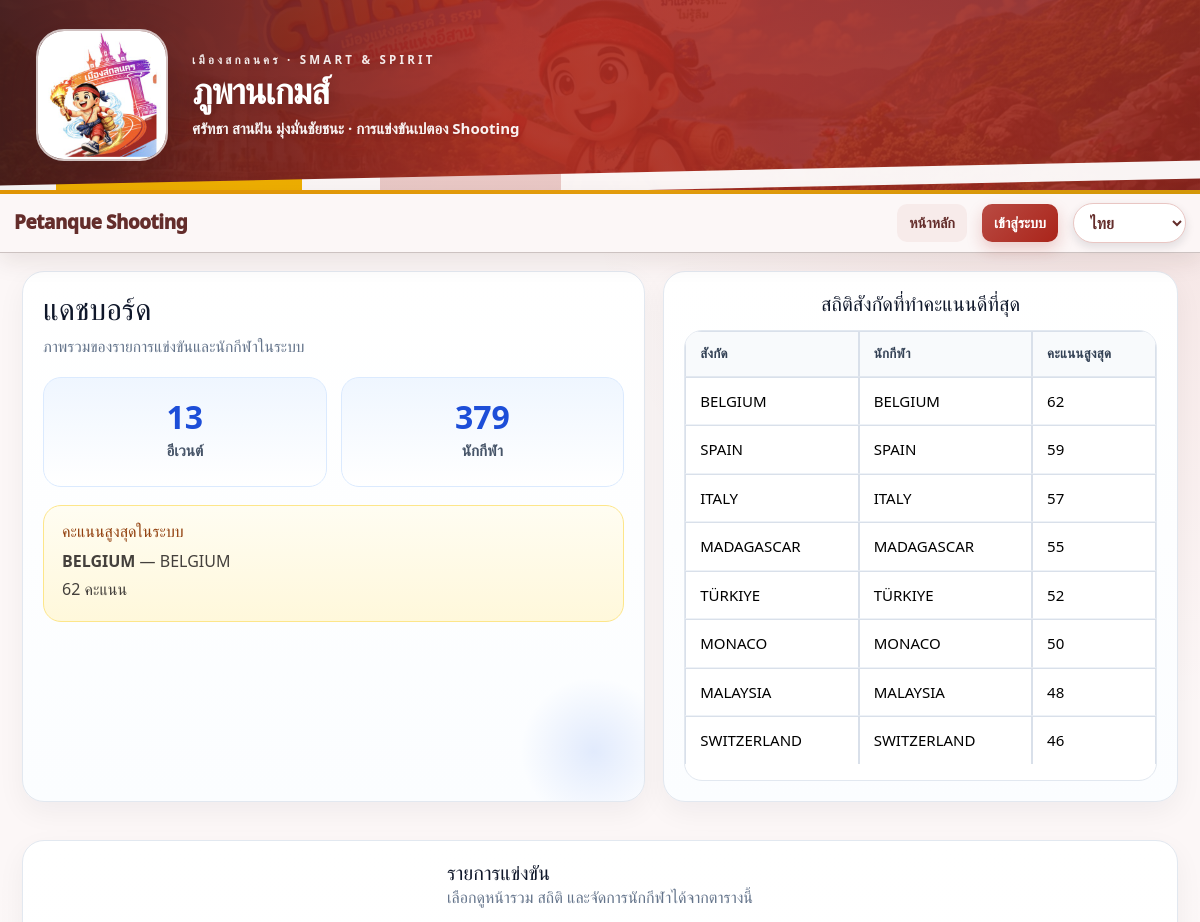
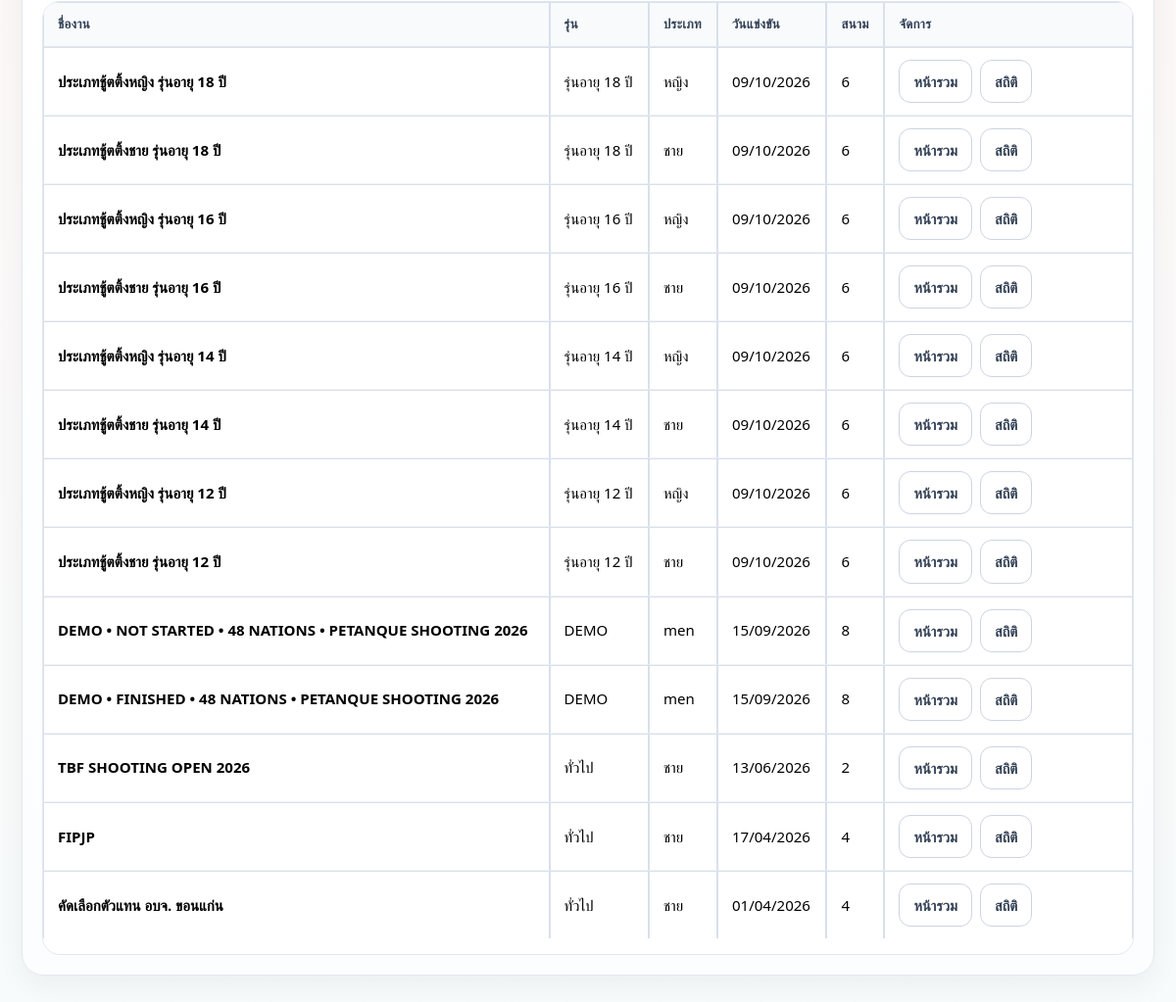
The page / on the database its author committed (2 pictures, top to bottom).
### app.py (models this page shows)
class SiteTheme(db.Model):
    id = db.Column(db.Integer, primary_key=True)
    name = db.Column(db.String(120), nullable=False)
    short_name = db.Column(db.String(60), nullable=False, default="")
    eyebrow = db.Column(db.String(160), nullable=False, default="")
    title = db.Column(db.String(160), nullable=False, default="Petanque Shooting")
    subtitle = db.Column(db.String(255), nullable=False, default="")
    export_kicker = db.Column(db.String(160), nullable=False, default="Official Shooting Results")
    export_title = db.Column(db.String(255), nullable=False, default="")
    export_subtitle = db.Column(db.String(255), nullable=False, default="")
    footer_tagline = db.Column(db.String(255), nullable=False, default="")
    footer_event = db.Column(db.String(255), nullable=False, default="")
    show_hero = db.Column(db.Boolean, nullable=False, default=True)
    color_primary = db.Column(db.String(7), nullable=False, default="#ef4b12")
    color_primary_dark = db.Column(db.String(7), nullable=False, default="#c9360b")
    color_soft = db.Column(db.String(7), nullable=False, default="#fff1e8")
    color_cream = db.Column(db.String(7), nullable=False, default="#fffaf4")
    color_accent = db.Column(db.String(7), nullable=False, default="#37b8b1")
    color_ink = db.Column(db.String(7), nullable=False, default="#172033")
    color_line = db.Column(db.String(7), nullable=False, default="#f3d2bf")
    poster_static = db.Column(db.String(255), nullable=True)
    logo_static = db.Column(db.String(255), nullable=True)
    partners_static = db.Column(db.String(255), nullable=True)
    is_active = db.Column(db.Boolean, nullable=False, default=False)
    is_builtin = db.Column(db.Boolean, nullable=False, default=False)
    created_at = db.Column(db.DateTime, default=datetime.utcnow)
    updated_at = db.Column(db.DateTime, default=datetime.utcnow, onupdate=datetime.utcnow)
    assets = db.relationship("SiteThemeAsset", backref="theme", cascade="all, delete-orphan", lazy=True)

class Athlete(db.Model):
    id = db.Column(db.Integer, primary_key=True)
    event_id = db.Column(db.Integer, db.ForeignKey("event.id"), nullable=False)
    bib_no = db.Column(db.String(20), nullable=False)
    name = db.Column(db.String(255), nullable=False)
    affiliation = db.Column(db.String(255), nullable=False)
    start_order = db.Column(db.Integer, nullable=False)
    lane_no = db.Column(db.Integer, nullable=False)
    lane_order = db.Column(db.Integer, nullable=False)
    status = db.Column(db.String(20), nullable=False, default="waiting")
    red_card_count = db.Column(db.Integer, nullable=False, default=0)
    round_two_disabled = db.Column(db.Boolean, nullable=False, default=False)
    round_two_disabled_at = db.Column(db.DateTime, nullable=True)
    round_two_disabled_by = db.Column(db.Integer, db.ForeignKey("user.id"), nullable=True)
    created_at = db.Column(db.DateTime, default=datetime.utcnow)
    entries = db.relationship("ScoreEntry", backref="athlete", cascade="all, delete-orphan", lazy=True)
    signatures = db.relationship("ScoreSignature", backref="athlete", cascade="all, delete-orphan", lazy=True)
    tiebreaks = db.relationship("TieBreakEntry", backref="athlete", cascade="all, delete-orphan", lazy=True)

class Event(db.Model):
    id = db.Column(db.Integer, primary_key=True)
    name = db.Column(db.String(255), nullable=False)
    event_group = db.Column(db.String(50), nullable=False)
    category = db.Column(db.String(50), nullable=False)
    competition_date = db.Column(db.Date, nullable=False)
    location = db.Column(db.String(255), nullable=False)
    lane_count = db.Column(db.Integer, nullable=False, default=1)
    direct_qualifiers = db.Column(db.Integer, nullable=False, default=0)
    has_round_two = db.Column(db.Boolean, default=False)
    round_two_cutoff_rank = db.Column(db.Integer, nullable=True)
    round_two_mode = db.Column(db.String(20), nullable=False, default="cutoff")
    next_round_label = db.Column(db.String(50), nullable=False, default="รอบ 8 คน")
    round_two_advancers = db.Column(db.Integer, nullable=False, default=4)
    created_at = db.Column(db.DateTime, default=datetime.utcnow)
    created_by = db.Column(db.Integer, db.ForeignKey("user.id"), nullable=True)
    athletes = db.relationship("Athlete", backref="event", cascade="all, delete-orphan", lazy=True)

### app.py (the view)
@app.route("/")
def index():
    if is_court_user():
        return redirect(url_for("court_queue", event_id=current_user.court_event_id, round=1))
    stats = dashboard_stats()
    events = Event.query.order_by(Event.competition_date.desc(), Event.id.desc()).all()
    return render_template("index.html", events=events, stats=stats)

### app.py (called while the page is built, shortened)
@app.context_processor
def inject_csrf_token():
    return {"csrf_token": generate_csrf}

@app.after_request
def conditional_polling_response(response):
    if request.method not in ("GET", "HEAD", "OPTIONS") and response.status_code < 400 and _poll_cache:
        with _poll_cache_guard:
            _poll_cache.clear()
    return response

def current_language() -> str:
    lang = session.get("lang", "th")
    return lang if lang in SUPPORTED_LANGS else "th"

@app.context_processor
def inject_language_options():
    lang = current_language()
    return {
        "current_lang": lang,
        "lang_labels": LANG_LABELS,
        "html_lang": "zh-CN" if lang == "zh" else lang,
    }

def _request_cache() -> dict:
    if not has_request_context():
        return {}
    cache = getattr(g, "shooting_request_cache", None)
    if cache is None:
        cache = {}
        g.shooting_request_cache = cache
    return cache

def get_round_signature(athlete_id: int, round_no: int) -> ScoreSignature | None:
    cache = _request_cache()
    signatures = cache.get("signature_by_athlete_round") if has_request_context() else None
    key = (athlete_id, round_no)
    if signatures is not None and key in signatures:
        return signatures[key]
    signature = ScoreSignature.query.filter_by(athlete_id=athlete_id, round_no=round_no).first()
    if has_request_context():
        cache.setdefault("signature_by_athlete_round", {})[key] = signature
    return signature

def athlete_round_status(athlete: Athlete, round_no: int) -> str:
    signature = get_round_signature(athlete.id, round_no)
    if signature and signature.finished_at:
        return "finished"
    if signature and signature.started_at:
        return "active"
    return "waiting"

def athlete_round_is_approved(athlete: Athlete, round_no: int) -> bool:
    signature = get_round_signature(athlete.id, round_no)
    if not signature:
        return False
    if bool(getattr(signature, "bypass_signed", False)):
        return True
    return all([
        bool(getattr(signature, "recorder_signature", None)),
        bool(getattr(signature, "referee_signature", None)),
        bool(getattr(signature, "athlete_signature", None)),
    ])

def overview_score_complete(summary: dict) -> bool:
    by_station = summary.get("by_station") or {}
    return bool(by_station) and all(
        bool((by_station.get(station) or {}).get("is_complete", False))
        for station in STATIONS
    )

### templates/index.html (shortened to what this page needs)
{% extends 'base.html' %}
{% block content %}
<div class="dashboard-page">
  <div class="hero-grid">
    <section class="card hero-card">
      <h1 class="page-title">แดชบอร์ด</h1>
      <p class="page-subtitle">ภาพรวมของรายการแข่งขันและนักกีฬาในระบบ</p>
      <div class="stats-grid">
        <div class="stat">
          <span>{{ stats.events_count }}</span>
          <small>อีเวนต์</small>
        </div>
        <div class="stat">
          <span>{{ stats.athletes_count }}</span>
          <small>นักกีฬา</small>
        </div>
      </div>
      {% if stats.top_score %}
      <div class="highlight-box">
        <h3>คะแนนสูงสุดในระบบ</h3>
        <p><strong>{{ stats.top_score.athlete.name }}</strong> — {{ stats.top_score.athlete.affiliation }}</p>
        <p>{{ stats.top_score.total }} คะแนน</p>
      </div>
      {% endif %}
    </section>
    <section class="card">
      <div class="section-head">
        <h2>สถิติสังกัดที่ทำคะแนนดีที่สุด</h2>
      </div>
      <div class="table-wrap">
        <table class="table compact">
          <thead>
            <tr>
              <th>สังกัด</th>
              <th>นักกีฬา</th>
              <th>คะแนนสูงสุด</th>
            </tr>
          </thead>
          <tbody>
            {% for row in stats.top_affiliations %}
            <tr>
              <td>{{ row.athlete.affiliation }}</td>
              <td>{{ row.athlete.name }}</td>
              <td>{{ row.total }}</td>
            </tr>
            {% else %}
            <tr>
              <td colspan="3" class="empty-row">ยังไม่มีข้อมูล</td>
            </tr>
            {% endfor %}
          </tbody>
        </table>
      </div>
    </section>
  </div>
  <section class="card">
    <div class="section-head">
      <div>
        <h2>รายการแข่งขัน</h2>
        <div class="muted">เลือกดูหน้ารวม สถิติ และจัดการนักกีฬาได้จากตารางนี้</div>
      </div>
    </div>
    <div class="table-wrap mobile-cards">
      <table class="table">
        <thead>
          <tr>
            <th>ชื่องาน</th>
            <th>รุ่น</th>
            <th>ประเภท</th>
            <th>วันแข่งขัน</th>
            <th>สนาม</th>
            <th>จัดการ</th>
          </tr>
        </thead>
        <tbody>
          {% for event in events %}
          <tr>
            <td>
              <strong>{{ event.name }}</strong>
            </td>
            <td>
              {{ event.event_group }}
            </td>
            <td>
              {{ event.category }}
            </td>
            <td>
              {{ event.competition_date.strftime('%d/%m/%Y') }}
            </td>
            <td>
              {{ event.lane_count }}
            </td>
            <td class="actions-cell">
              <div class="action-group">
                <a class="btn secondary" href="{{ url_for('event_overview', event_id=event.id, round=1) }}">{% if current_user.is_authenticated and current_user.role == 'court' %}สนาม {{ current_user.court_no }}{% else %}หน้ารวม{% endif %}</a>
                {% if not (current_user.is_authenticated and current_user.role == 'court') %}<a class="btn secondary" href="{{ url_for('event_stats', event_id=event.id) }}">สถิติ</a>{% endif %}
              </div>
            </td>
          </tr>
          {% else %}
          <tr>
            <td colspan="6" class="empty-row">ยังไม่มีอีเวนต์</td>
          </tr>
          {% endfor %}
        </tbody>
      </table>
    </div>
  </section>
</div>
{% endblock %}

### templates/base.html (shortened to what this page needs)
<!doctype html>
<html lang="{{ html_lang|default('th') }}">
<head>
  <link href="https://cdn.jsdelivr.net/npm/bootstrap@5.3.3/dist/css/bootstrap.min.css" rel="stylesheet">
  <link rel="stylesheet" href="{{ url_for('static', filename='css/style.css') }}">
</head>
{% set full_hero = request.endpoint in ['index', 'login', 'results_approved'] %}
{% set display_mode = request.args.get('display') == '1' %}
<body class="{% if display_mode %}display-mode{% endif %}">
  {% if site_theme.show_hero %}
  <header class="championship-hero {% if not full_hero %}hero-compact{% endif %} {% if not site_theme.logo_url %}no-logo{% endif %}" aria-label="{{ site_theme.subtitle or site_theme.title }}">
    <div class="championship-hero-inner">
      {% if site_theme.logo_url %}<img class="championship-event-logo" src="{{ site_theme.logo_url }}" alt="{{ site_theme.short_name or site_theme.name }}">{% endif %}
      <div class="championship-copy">
        {% if site_theme.eyebrow %}<div class="eyebrow">{{ site_theme.eyebrow }}</div>{% endif %}
        <h2>{{ site_theme.title or 'Petanque Shooting' }}</h2>
        {% if site_theme.subtitle %}<p>{{ site_theme.subtitle }}</p>{% endif %}
      </div>
    </div>
    <div class="hero-wave"></div>
  </header>
  {% endif %}
  <nav class="navbar navbar-expand-lg navbar-dark navbar-custom">
    <div class="container-fluid">
      <a class="navbar-brand" href="{{ url_for('index') }}">
        <h1>Petanque Shooting</h1>
      </a>
      <div class="collapse navbar-collapse" id="mainNavbar">
        <ul class="navbar-nav ms-auto">
          <li class="nav-item">
            <a class="nav-link {% if request.endpoint == 'index' %}active{% endif %}"
              href="{{ url_for('index') }}">
              หน้าหลัก
            </a>
          </li>
          {% if current_user.is_authenticated %}
          <li class="nav-item d-flex align-items-center">
            <span class="user-badge">
              <span>{{ current_user.username }}</span>
              <span class="role-badge">{{ current_user.role }}</span>
            </span>
          </li>
          <li class="nav-item">
            <a class="nav-link logout-link" href="{{ url_for('logout') }}">
              ออกจากระบบ
            </a>
          </li>
          {% else %}
          <li class="nav-item">
            <a class="nav-link primary-link {% if request.endpoint == 'login' %}active{% endif %}"
              href="{{ url_for('login') }}">
              เข้าสู่ระบบ
            </a>
          </li>
          {% endif %}
          <li class="nav-item d-flex align-items-center">
            <select class="language-switcher" id="languageSwitcher" aria-label="Language">
              {% for code, item in lang_labels.items() %}
                <option value="{{ code }}" {% if code == current_lang %}selected{% endif %}>{{ item.name }}</option>
              {% endfor %}
            </select>
          </li>
        </ul>
      </div>
    </div>
  </nav>
  <main class="container-main">
    {% block content %}{% endblock %}
  </main>
</body>
</html>

### static/css/style.css (style rules this page uses)
:root { --bg:#f3f6fb;--card:#fff;--line:#d9e0ea;--text:#1f2937;--muted:#6b7280;--accent:#1d4ed8;--soft:#eff6ff }
* { box-sizing:border-box }
body { margin:0;font-family:Arial,Helvetica,sans-serif;background:var(--bg);color:var(--text) }
a { text-decoration:none;color:inherit }
.card { background:var(--card);border:1px solid var(--line);border-radius:16px;padding:18px;margin-bottom:20px;box-shadow:0 2px 10px rgba(15,23,42,.04) }
.section-head,.toolbar,.hero-grid,.grid-2,.stats-grid { display:flex;gap:16px }
.section-head { justify-content:space-between;align-items:center }
.hero-grid,.grid-2 { display:grid;grid-template-columns:1fr 1fr }
.stats-grid { display:grid;grid-template-columns:repeat(2,1fr) }
.stat { background:var(--soft);padding:18px;border-radius:14px;text-align:center }
.stat span { font-size:36px;font-weight:700;display:block }
.btn { border:none;background:var(--accent);color:#fff;padding:10px 14px;border-radius:10px;cursor:pointer;display:inline-block }
.btn.secondary { background:#e5e7eb;color:#111827 }
.table { width:100%;border-collapse:collapse }
.table th,.table td { border:1px solid var(--line);padding:10px;vertical-align:top }
.table thead th { background:#eef2ff }
.compact td,.compact th { padding:8px }
.muted { color:var(--muted) }
.highlight-box,.muted-box,.summary-box,.info-card { background:#f8fafc;border:1px solid var(--line);border-radius:12px;padding:14px }
@media (max-width:1200px) { .section-head { flex-direction:column;align-items:flex-start } }
.table-wrap { width:100%; overflow-x:auto; -webkit-overflow-scrolling:touch; }
.table th, .table td { white-space:nowrap; }
:root { --sc-table-min-width: 1120px; --sc-left: 120px; --sc-side: 120px; --sc-cell: 44px; --sc-input-w: 34px; --sc-input-h: 28px; --sc-total: 60px; --sc-img-w: 160px; --sc-img-h: 120px; --sc-font: 14px; --sc-pad-y: 3px; --sc-pad-x: 1px; --sc-border: #111827; }
@media (max-width: 1200px) { :root { --sc-table-min-width: 1020px; --sc-left: 78px; --sc-side: 110px; --sc-side2: 90px; --sc-cell: 30px; --sc-input-w: 30px; --sc-input-h: 28px; --sc-total: 52px; --sc-img-w: 120px; --sc-img-h: 90px; --sc-font: 10px; --sc-pad-y: 2px; --sc-pad-x: 1px; } }
.btn, button, .action-btn { min-height: 44px; padding: 10px 14px; font-size: 15px; border-radius: 11px; font-weight: 800; }

### rows shown on the page
SiteTheme: eyebrow "เมืองสกลนคร · SMART & SPIRIT", title "ภูพานเกมส์", subtitle "ศรัทธา สานฝัน มุ่งมั่นชัยชนะ · การแข่งขันเปตอง Shooting"
Athlete: top_score.athlete.name "BELGIUM", top_score.athlete.affiliation "BELGIUM", athlete.affiliation "BELGIUM", athlete.name "BELGIUM"
Athlete: athlete.affiliation "SPAIN", athlete.name "SPAIN"
Athlete: athlete.affiliation "ITALY", athlete.name "ITALY"
Athlete: athlete.affiliation "MADAGASCAR", athlete.name "MADAGASCAR"
Athlete: athlete.affiliation "TÜRKIYE", athlete.name "TÜRKIYE"
Athlete: athlete.affiliation "MONACO", athlete.name "MONACO"
Athlete: athlete.affiliation "MALAYSIA", athlete.name "MALAYSIA"
Athlete: athlete.affiliation "SWITZERLAND", athlete.name "SWITZERLAND"
Event: name "ประเภทชู้ตติ้งหญิง รุ่นอายุ 18 ปี", event_group "รุ่นอายุ 18 ปี", category "หญิง", competition_date "09/10/2026", lane_count "6"
Event: name "ประเภทชู้ตติ้งชาย รุ่นอายุ 18 ปี", event_group "รุ่นอายุ 18 ปี", category "ชาย", competition_date "09/10/2026", lane_count "6"
Event: name "ประเภทชู้ตติ้งหญิง รุ่นอายุ 16 ปี", event_group "รุ่นอายุ 16 ปี", category "หญิง", competition_date "09/10/2026", lane_count "6"
Event: name "ประเภทชู้ตติ้งชาย รุ่นอายุ 16 ปี", event_group "รุ่นอายุ 16 ปี", category "ชาย", competition_date "09/10/2026", lane_count "6"
Event: name "ประเภทชู้ตติ้งหญิง รุ่นอายุ 14 ปี", event_group "รุ่นอายุ 14 ปี", category "หญิง", competition_date "09/10/2026", lane_count "6"
Event: name "ประเภทชู้ตติ้งชาย รุ่นอายุ 14 ปี", event_group "รุ่นอายุ 14 ปี", category "ชาย", competition_date "09/10/2026", lane_count "6"
Event: name "ประเภทชู้ตติ้งหญิง รุ่นอายุ 12 ปี", event_group "รุ่นอายุ 12 ปี", category "หญิง", competition_date "09/10/2026", lane_count "6"
Event: name "ประเภทชู้ตติ้งชาย รุ่นอายุ 12 ปี", event_group "รุ่นอายุ 12 ปี", category "ชาย", competition_date "09/10/2026", lane_count "6"
Event: name "DEMO • NOT STARTED • 48 NATIONS • PETANQUE SHOOTING 2026", event_group "DEMO", category "men", competition_date "15/09/2026", lane_count "8"
Event: name "DEMO • FINISHED • 48 NATIONS • PETANQUE SHOOTING 2026", event_group "DEMO", category "men", competition_date "15/09/2026", lane_count "8"
Event: name "TBF SHOOTING OPEN 2026", event_group "ทั่วไป", category "ชาย", competition_date "13/06/2026", lane_count "2"
Event: name "FIPJP", event_group "ทั่วไป", category "ชาย", competition_date "17/04/2026", lane_count "4"
Event: name "คัดเลือกตัวแทน อบจ. ขอนแก่น", event_group "ทั่วไป", category "ชาย", competition_date "01/04/2026", lane_count "4"

### other values the page prints
{{ stats.events_count }} "13"
{{ stats.athletes_count }} "379"
{{ stats.top_score.total }} "62"
{{ row.total }} "62" "59" "57" "55" "52" "50" "48" "46"
form field value "ไทย"
